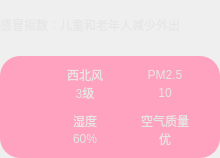
     <widget class="QWidget" name="widget_03" native="true">
      <property name="styleSheet">
       <string notr="true">color: rgb(230, 230, 230);</string>
      </property>
      <layout class="QGridLayout" name="gridLayout_6" rowstretch="1,5" rowminimumheight="0,0">
       <property name="leftMargin">
        <number>0</number>
       </property>
       <property name="topMargin">
        <number>0</number>
       </property>
       <property name="rightMargin">
        <number>0</number>
       </property>
       <property name="bottomMargin">
        <number>0</number>
       </property>
       <property name="horizontalSpacing">
        <number>7</number>
       </property>
       <item row="0" column="0">
        <widget class="QLabel" name="label_tips">
         <property name="minimumSize">
          <size>
           <width>0</width>
           <height>50</height>
          </size>
         </property>
         <property name="styleSheet">
          <string notr="true"/>
         </property>
         <property name="text">
          <string>感冒指数：儿童和老年人减少外出</string>
         </property>
         <property name="wordWrap">
          <bool>true</bool>
         </property>
        </widget>
       </item>
       <item row="1" column="0">
        <widget class="QWidget" name="widget_03_01" native="true">
         <property name="styleSheet">
          <string notr="true">background-color: rgb(255, 162, 191);
border-radius: 20px;
</string>
         </property>
         <layout class="QGridLayout" name="gridLayout_5">
          <property name="leftMargin">
           <number>30</number>
          </property>
          <property name="topMargin">
           <number>10</number>
          </property>
          <property name="rightMargin">
           <number>30</number>
          </property>
          <property name="bottomMargin">
           <number>10</number>
          </property>
          <property name="horizontalSpacing">
           <number>0</number>
          </property>
          <property name="verticalSpacing">
           <number>10</number>
          </property>
          <item row="0" column="0">
           <layout class="QHBoxLayout" name="horizontalLayout_2">
            <item>
             <widget class="QLabel" name="label_6">
              <property name="minimumSize">
               <size>
                <width>30</width>
                <height>30</height>
               </size>
              </property>
              <property name="maximumSize">
               <size>
                <width>30</width>
                <height>30</height>
               </size>
              </property>
              <property name="text">
               <string/>
              </property>
              <property name="pixmap">
               <pixmap resource="../res.qrc">:/res/wind.png</pixmap>
              </property>
              <property name="scaledContents">
               <bool>true</bool>
              </property>
             </widget>
            </item>
            <item>
             <layout class="QVBoxLayout" name="verticalLayout_2">
              <item>
               <widget class="QLabel" name="label_win">
                <property name="minimumSize">
                 <size>
                  <width>50</width>
                  <height>0</height>
                 </size>
                </property>
                <property name="text">
                 <string>西北风</string>
                </property>
                <property name="alignment">
                 <set>Qt::AlignCenter</set>
                </property>
               </widget>
              </item>
              <item>
               <widget class="QLabel" name="lblWinNum">
                <property name="text">
                 <string>3级</string>
                </property>
                <property name="alignment">
                 <set>Qt::AlignCenter</set>
                </property>
               </widget>
              </item>
             </layout>
            </item>
           </layout>
          </item>
          <item row="0" column="1">
           <layout class="QHBoxLayout" name="horizontalLayout_4">
            <item>
             <widget class="QLabel" name="label_12">
              <property name="minimumSize">
               <size>
                <width>30</width>
                <height>30</height>
               </size>
              </property>
              <property name="maximumSize">
               <size>
                <width>30</width>
                <height>30</height>
               </size>
              </property>
              <property name="text">
               <string/>
              </property>
              <property name="pixmap">
               <pixmap resource="../res.qrc">:/res/pm25.png</pixmap>
              </property>
              <property name="scaledContents">
               <bool>true</bool>
              </property>
             </widget>
            </item>
            <item>
             <layout class="QVBoxLayout" name="verticalLayout_4">
              <item>
               <widget class="QLabel" name="label_13">
                <property name="minimumSize">
                 <size>
                  <width>50</width>
                  <height>0</height>
                 </size>
                </property>
                <property name="text">
                 <string>PM2.5</string>
                </property>
                <property name="alignment">
                 <set>Qt::AlignCenter</set>
                </property>
               </widget>
              </item>
              <item>
               <widget class="QLabel" name="lblPM25">
                <property name="text">
                 <string>10</string>
                </property>
                <property name="alignment">
                 <set>Qt::AlignCenter</set>
                </property>
               </widget>
              </item>
             </layout>
            </item>
           </layout>
          </item>
          <item row="1" column="0">
           <layout class="QHBoxLayout" name="horizontalLayout_6">
            <item>
             <widget class="QLabel" name="label_17">
              <property name="minimumSize">
               <size>
                <width>30</width>
                <height>30</height>
               </size>
              </property>
              <property name="maximumSize">
               <size>
                <width>30</width>
                <height>30</height>
               </size>
              </property>
              <property name="text">
               <string/>
              </property>
              <property name="pixmap">
               <pixmap resource="../res.qrc">:/res/humidity.png</pixmap>
              </property>
              <property name="scaledContents">
               <bool>true</bool>
              </property>
             </widget>
            </item>
            <item>
             <layout class="QVBoxLayout" name="verticalLayout_24">
              <item>
               <widget class="QLabel" name="label_15">
                <property name="minimumSize">
                 <size>
                  <width>50</width>
                  <height>0</height>
                 </size>
                </property>
                <property name="text">
                 <string>湿度</string>
                </property>
                <property name="alignment">
                 <set>Qt::AlignCenter</set>
                </property>
               </widget>
              </item>
              <item>
               <widget class="QLabel" name="label_shidu">
                <property name="text">
                 <string>60%</string>
                </property>
                <property name="alignment">
                 <set>Qt::AlignCenter</set>
                </property>
               </widget>
              </item>
             </layout>
            </item>
           </layout>
          </item>
          <item row="1" column="1">
           <layout class="QHBoxLayout" name="horizontalLayout_9">
            <item>
             <widget class="QLabel" name="label_26">
              <property name="minimumSize">
               <size>
                <width>30</width>
                <height>30</height>
               </size>
              </property>
              <property name="maximumSize">
               <size>
                <width>30</width>
                <height>30</height>
               </size>
              </property>
              <property name="text">
               <string/>
              </property>
              <property name="pixmap">
               <pixmap resource="../res.qrc">:/res/aqi.png</pixmap>
              </property>
              <property name="scaledContents">
               <bool>true</bool>
              </property>
             </widget>
            </item>
            <item>
             <layout class="QVBoxLayout" name="verticalLayout">
              <item>
               <widget class="QLabel" name="label_24">
                <property name="minimumSize">
                 <size>
                  <width>50</width>
                  <height>0</height>
                 </size>
                </property>
                <property name="text">
                 <string>空气质量</string>
                </property>
                <property name="alignment">
                 <set>Qt::AlignCenter</set>
                </property>
               </widget>
              </item>
              <item>
               <widget class="QLabel" name="label_air">
                <property name="text">
                 <string>优</string>
                </property>
                <property name="alignment">
                 <set>Qt::AlignCenter</set>
                </property>
               </widget>
              </item>
             </layout>
            </item>
           </layout>
          </item>
         </layout>
        </widget>
       </item>
      </layout>
     </widget>
